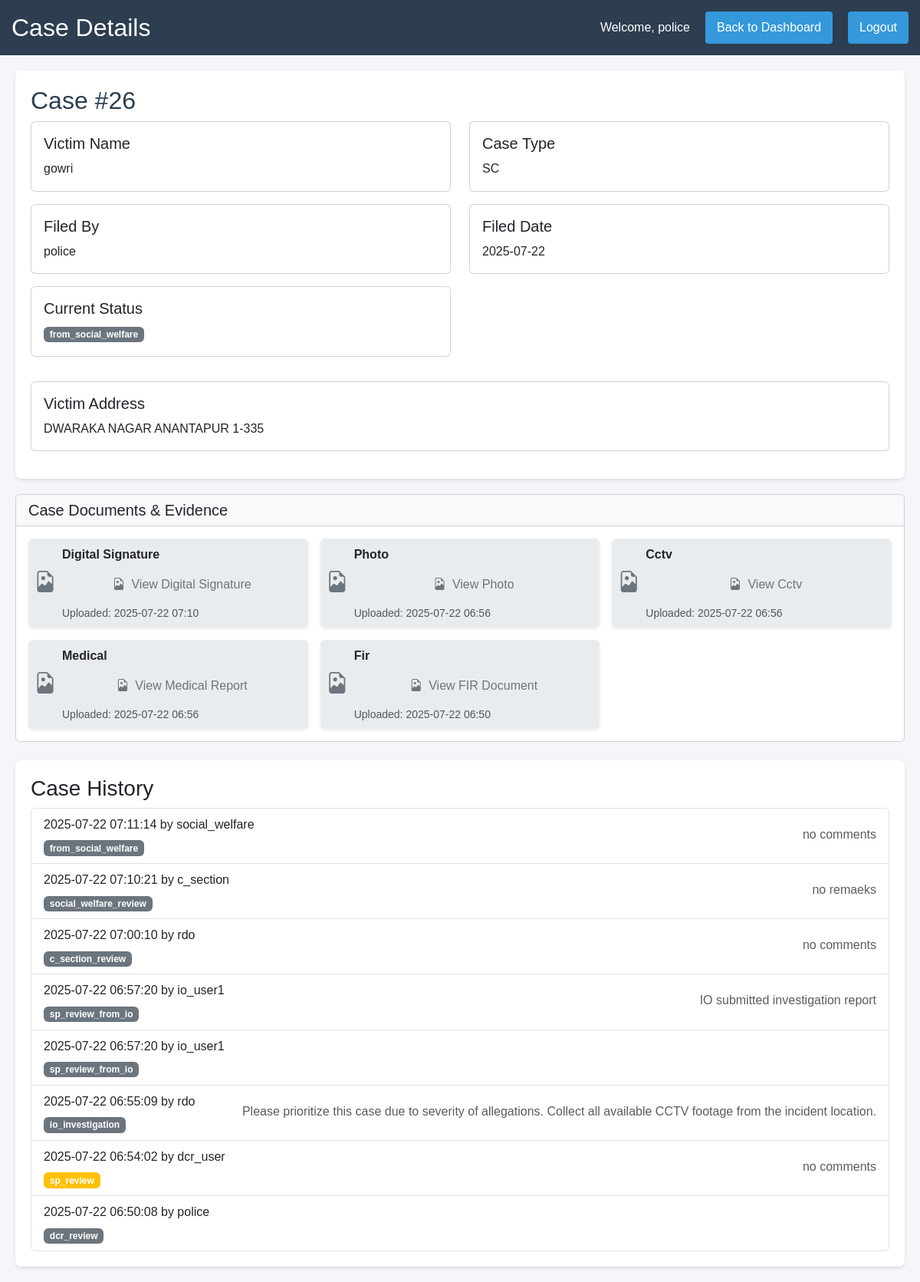
The page /view_case.php?id=26 (signed in) on the database its author committed.
### tables this page shows
CREATE TABLE `cases` (
  `case_id` int(11) NOT NULL,
  `victim_name` varchar(100) NOT NULL,
  `victim_address` text NOT NULL,
  `incident_date` date NOT NULL,
  `incident_description` text NOT NULL,
  `case_type` enum('SC','ST') NOT NULL,
  `status` varchar(32) DEFAULT NULL,
  `filed_by` int(11) DEFAULT NULL,
  `created_at` timestamp NOT NULL DEFAULT current_timestamp(),
  `victim_age` int(11) DEFAULT NULL,
  `victim_gender` varchar(20) DEFAULT NULL,
  `victim_caste` varchar(20) DEFAULT NULL,
  `victim_contact` varchar(20) DEFAULT NULL,
  `victim_aadhaar` varchar(20) DEFAULT NULL,
  `fir_number` varchar(50) DEFAULT NULL,
  `fir_date` date DEFAULT NULL,
  `police_station` varchar(100) DEFAULT NULL,
  `victim_statement` text DEFAULT NULL,
  `medical_report` text DEFAULT NULL,
  `case_sections` text DEFAULT NULL,
  `investigating_officer` varchar(100) DEFAULT NULL,
  `forward_to_sp` tinyint(1) DEFAULT 1,
  `priority` enum('low','medium','high') NOT NULL DEFAULT 'medium',
  `assigned_officer` varchar(100) DEFAULT NULL,
  `io_username` varchar(50) DEFAULT NULL,
  `io_report` text DEFAULT NULL,
  `io_witness_statements` text DEFAULT NULL,
  `io_recommendations` text DEFAULT NULL,
  `updated_at` timestamp NULL DEFAULT current_timestamp() ON UPDATE current_timestamp()
);

CREATE TABLE `users` (
  `id` int(11) NOT NULL,
  `username` varchar(50) NOT NULL,
  `password` varchar(255) NOT NULL,
  `role` enum('police','rdo','c_section','collector','social_welfare','dcr','io') NOT NULL,
  `created_at` timestamp NOT NULL DEFAULT current_timestamp()
);

CREATE TABLE `case_documents` (
  `document_id` int(11) NOT NULL,
  `case_id` int(11) NOT NULL,
  `document_type` varchar(50) NOT NULL,
  `file_path` varchar(255) NOT NULL,
  `uploaded_by` int(11) DEFAULT NULL,
  `created_at` timestamp NOT NULL DEFAULT current_timestamp()
);

CREATE TABLE `case_status` (
  `status_id` int(11) NOT NULL,
  `case_id` int(11) NOT NULL,
  `status` varchar(32) DEFAULT NULL,
  `comments` text DEFAULT NULL,
  `updated_by` int(11) DEFAULT NULL,
  `created_at` timestamp NOT NULL DEFAULT current_timestamp()
);

### view_case.php (the view, shortened to what this page needs)
<?php
require_once 'includes/auth.php';
$case_id = $_GET['id'];
try {
    $stmt = $pdo->prepare("
        SELECT
            c.*,
            cs.status as current_status,
            cs.comments as status_comments,
            cs.created_at as status_date,
            u.username as filed_by_name,
            comp.amount as compensation_amount,
            comp.status as compensation_status
        FROM cases c
        JOIN case_status cs ON c.case_id = cs.case_id
        JOIN users u ON c.filed_by = u.id
        LEFT JOIN compensation comp ON c.case_id = comp.case_id
        WHERE c.case_id = ?
        AND cs.created_at = (
            SELECT MAX(created_at)
            FROM case_status
            WHERE case_id = c.case_id
        )
    ");
    $stmt->execute([$case_id]);
    $case = $stmt->fetch();
    $stmt = $pdo->prepare("
        SELECT
            cs.*,
            u.username as updated_by_name
        FROM case_status cs
        JOIN users u ON cs.updated_by = u.id
        WHERE cs.case_id = ?
        ORDER BY cs.created_at DESC
    ");
    $stmt->execute([$case_id]);
    $case_history = $stmt->fetchAll();
    $stmt = $pdo->prepare("SELECT * FROM case_documents WHERE case_id = ? ORDER BY created_at DESC");
    $stmt->execute([$case_id]);
    $case_documents = $stmt->fetchAll();
} catch (Exception $e) {
    header('Location: ' . ($_SESSION['role'] === 'police' ? 'police.php' : 'sp_dashboard.php') . '?error=' . urlencode($e->getMessage()));
    exit;
}
?>
<!DOCTYPE html>
<html lang="en">
<head>
    <link rel="stylesheet" href="https://cdn.jsdelivr.net/npm/bootstrap@5.3.0/dist/css/bootstrap.min.css">
    <link rel="stylesheet" href="https://cdn.jsdelivr.net/npm/bootstrap-icons@1.10.0/font/bootstrap-icons.css">
</head>
<body>
    <div class="nav-bar">
        <h2>Case Details</h2>
        <div class="user-info">
            <span>Welcome, <?php echo htmlspecialchars($_SESSION['username']); ?></span>
            <a href="<?php echo $_SESSION['role'] === 'police' ? 'police.php' : 'sp_dashboard.php'; ?>">Back to Dashboard</a>
            <a href="logout.php">Logout</a>
        </div>
    </div>
    <div class="container">
        <div class="case-details">
            <h2>Case #<?php echo htmlspecialchars($case['case_id']); ?></h2>
            <div class="row">
                <div class="col-md-6">
                    <div class="card mb-3">
                        <div class="card-body">
                            <h5 class="card-title">Victim Name</h5>
                            <p class="card-text"><?php echo htmlspecialchars($case['victim_name']); ?></p>
                        </div>
                    </div>
                </div>
                <div class="col-md-6">
                    <div class="card mb-3">
                        <div class="card-body">
                            <h5 class="card-title">Case Type</h5>
                            <p class="card-text"><?php echo htmlspecialchars($case['case_type']); ?></p>
                        </div>
                    </div>
                </div>
                <div class="col-md-6">
                    <div class="card mb-3">
                        <div class="card-body">
                            <h5 class="card-title">Filed By</h5>
                            <p class="card-text"><?php echo htmlspecialchars($case['filed_by_name']); ?></p>
                        </div>
                    </div>
                </div>
                <div class="col-md-6">
                    <div class="card mb-3">
                        <div class="card-body">
                            <h5 class="card-title">Filed Date</h5>
                            <p class="card-text"><?php echo date('Y-m-d', strtotime($case['created_at'])); ?></p>
                        </div>
                    </div>
                </div>
                <div class="col-md-6">
                    <div class="card mb-3">
                        <div class="card-body">
                            <h5 class="card-title">Current Status</h5>
                            <p class="card-text">
                                <span class="badge bg-<?php echo strtolower($case['current_status']) === 'sp_review' ? 'warning' : (strtolower($case['current_status']) === 'c_section' ? 'success' : (strtolower($case['current_status']) === 'collector' ? 'info' : (strtolower($case['current_status']) === 'social_welfare' ? 'primary' : 'secondary'))); ?>">
                                    <?php echo htmlspecialchars($case['current_status']); ?>
                                </span>
                            </p>
                        </div>
                    </div>
                </div>
            </div>
            <div class="row mt-3">
                <div class="col-md-12">
                    <div class="card mb-3">
                        <div class="card-body">
                            <h5 class="card-title">Victim Address</h5>
                            <p class="card-text"><?php echo nl2br(htmlspecialchars($case['victim_address'])); ?></p>
                        </div>
                    </div>
                </div>
            </div>
        </div>
        <div class="card mb-4">
            <div class="card-header bg-light"><h5 class="mb-0">Case Documents & Evidence</h5></div>
            <div class="card-body">
                <div class="row g-3">
                    <?php if (!empty($case_documents)): ?>
                        <?php foreach ($case_documents as $doc): ?>
                            <div class="col-md-4 col-sm-6">
                                <div class="d-flex align-items-center gap-2 p-2 bg-body-secondary rounded shadow-sm">
                                    <?php
                                        $icon = 'bi-file-earmark';
                                        $label = 'View Document';
                                        $type = strtolower($doc['document_type']);
                                        if (strpos($doc['file_path'], '.pdf') !== false) {
                                            $icon = 'bi-file-earmark-pdf';
                                        } elseif (strpos($doc['file_path'], '.png') !== false || strpos($doc['file_path'], '.jpg') !== false || strpos($doc['file_path'], '.jpeg') !== false) {
                                            $icon = 'bi-file-earmark-image';
                                        } elseif (strpos($doc['file_path'], '.log') !== false) {
                                            $icon = 'bi-file-earmark-text';
                                        }
                                        if ($type === 'fir') $label = 'View FIR Document';
                                        elseif ($type === 'medical') $label = 'View Medical Report';
                                        elseif ($type === 'evidence') $label = 'View Evidence';
                                        elseif ($type === 'digital_signature') $label = 'View Digital Signature';
                                        else $label = 'View ' . ucwords(str_replace('_', ' ', $type));
                                    ?>
                                    <i class="bi <?php echo $icon; ?> fs-3 text-secondary"></i>
                                    <div class="flex-grow-1">
                                        <div class="fw-bold text-capitalize"><?php echo htmlspecialchars(ucwords(str_replace('_', ' ', $doc['document_type']))); ?></div>
                                        <a href="uploads/<?php echo htmlspecialchars($doc['file_path']); ?>" target="_blank" class="btn btn-outline-secondary btn-sm mt-1 w-100">
                                            <i class="bi <?php echo $icon; ?> me-1"></i> <?php echo $label; ?>
                                        </a>
                                        <div class="small text-muted mt-1">Uploaded: <?php echo htmlspecialchars(date('Y-m-d H:i', strtotime($doc['created_at']))); ?></div>
                                    </div>
                                </div>
                            </div>
                        <?php endforeach; ?>
                    <?php else: ?>
                        <div class="col-12 text-muted">No documents uploaded for this case.</div>
                    <?php endif; ?>
                </div>
            </div>
        </div>
        <div class="case-history">
            <h3>Case History</h3>
            <div class="list-group">
                <?php foreach ($case_history as $history): ?>
                    <div class="list-group-item d-flex justify-content-between align-items-center">
                        <div>
                            <p class="mb-1">
                                <?php echo date('Y-m-d H:i:s', strtotime($history['created_at'])); ?>
                                by <?php echo htmlspecialchars($history['updated_by_name']); ?>
                            </p>
                            <span class="badge bg-<?php echo strtolower($history['status']) === 'sp_review' ? 'warning' : (strtolower($history['status']) === 'c_section' ? 'success' : (strtolower($history['status']) === 'collector' ? 'info' : (strtolower($history['status']) === 'social_welfare' ? 'primary' : 'secondary'))); ?>">
                                <?php echo htmlspecialchars($history['status']); ?>
                            </span>
                        </div>
                        <?php if ($history['comments']): ?>
                            <p class="mb-1 text-muted">
                                <?php echo nl2br(htmlspecialchars($history['comments'])); ?>
                            </p>
                        <?php endif; ?>
                    </div>
                <?php endforeach; ?>
            </div>
        </div>
    </div>
</body>
</html>

### view_case.php (style rules this page uses)
:root { --primary-color: #2c3e50; --secondary-color: #3498db; --success-color: #2ecc71; --warning-color: #f1c40f; --danger-color: #e74c3c; }
body { font-family: Arial, sans-serif; line-height: 1.6; margin: 0; padding: 0; background-color: #f5f6fa; }
.nav-bar { background-color: var(--primary-color); padding: 15px; color: white; display: flex; justify-content: space-between; align-items: center; }
.nav-bar h2 { margin: 0; }
.user-info { display: flex; align-items: center; gap: 20px; }
.nav-bar a { color: white; text-decoration: none; padding: 8px 15px; border-radius: 4px; background-color: var(--secondary-color); }
.container { max-width: 1200px; margin: 20px auto; padding: 0 20px; }
.case-details { background: white; padding: 20px; border-radius: 8px; box-shadow: 0 2px 4px rgba(0,0,0,0.1); margin-bottom: 20px; }
.case-details h2 { color: var(--primary-color); margin-top: 0; }
.case-history { background: white; padding: 20px; border-radius: 8px; box-shadow: 0 2px 4px rgba(0,0,0,0.1); }
.btn { padding: 10px 20px; border-radius: 4px; border: none; cursor: pointer; font-size: 1em; text-decoration: none; display: inline-block; }

### rows shown on the page
cases: case_id "26", victim_name "gowri", case_type "SC", filed_by.username "police", created_at "2025-07-22", victim_address "DWARAKA NAGAR ANANTAPUR 1-335"
case_documents: document_type "Digital Signature", document_type "View Digital Signature", created_at "2025-07-22 07:10"
case_documents: document_type "Photo", document_type "View Photo", created_at "2025-07-22 06:56"
case_documents: document_type "Cctv", document_type "View Cctv", created_at "2025-07-22 06:56"
case_documents: document_type "Medical", document_type "View Medical Report", created_at "2025-07-22 06:56"
case_documents: document_type "Fir", document_type "View FIR Document", created_at "2025-07-22 06:50"
case_status: created_at "2025-07-22 07:11:14", updated_by.username "social_welfare", status "from_social_welfare", comments "no comments"
case_status: created_at "2025-07-22 07:10:21", updated_by.username "c_section", status "social_welfare_review", comments "no remaeks"
case_status: created_at "2025-07-22 07:00:10", updated_by.username "rdo", status "c_section_review", comments "no comments"
case_status: created_at "2025-07-22 06:57:20", updated_by.username "io_user1", status "sp_review_from_io", comments "IO submitted investigation report"
case_status: created_at "2025-07-22 06:57:20", updated_by.username "io_user1", status "sp_review_from_io"
case_status: created_at "2025-07-22 06:55:09", updated_by.username "rdo", status "io_investigation", comments "Please prioritize this case due to severity of allegations. Collect all available CCTV footage from the incident location."
case_status: created_at "2025-07-22 06:54:02", updated_by.username "dcr_user", status "sp_review", comments "no comments"
case_status: created_at "2025-07-22 06:50:08", updated_by.username "police", status "dcr_review"

### other values the page prints
$_SESSION['username'] "police"
$case['current_status'] "from_social_welfare"
